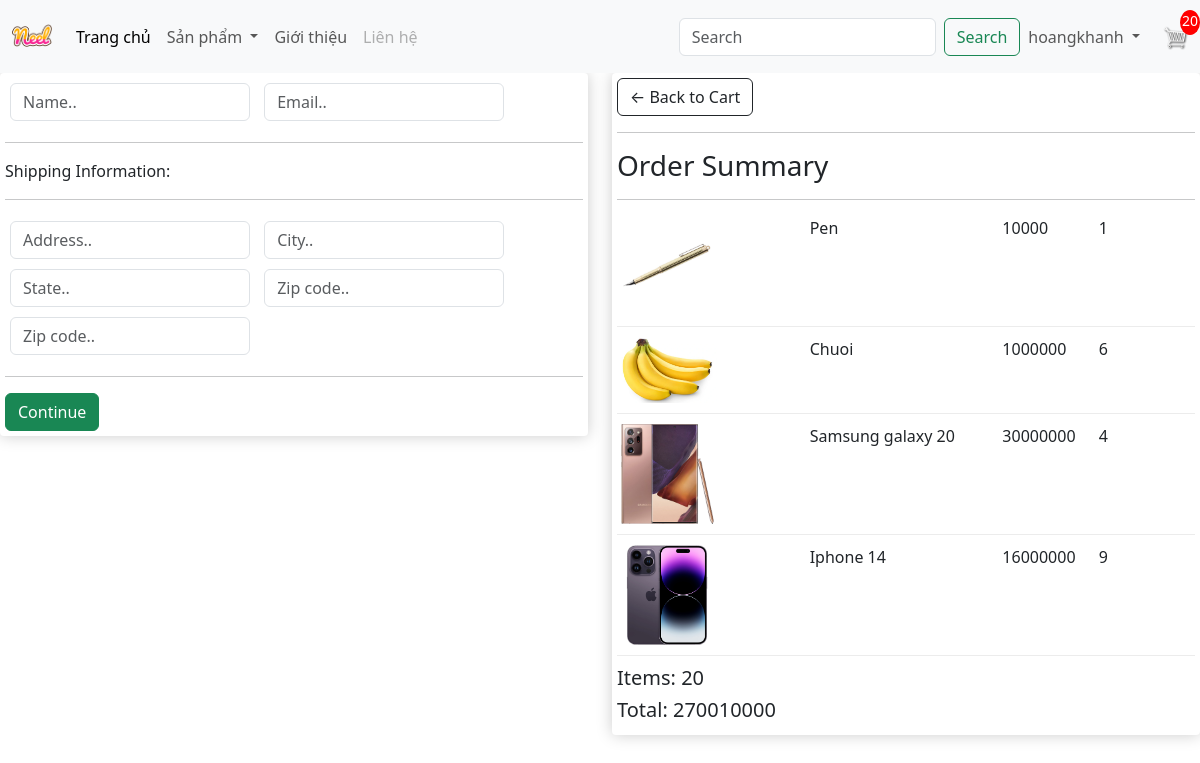
Page /checkout (signed in) on the committed database.
### app/models.py (models this page shows, shortened)
class Order(models.Model):
    customer = models.ForeignKey(User,on_delete=models.SET_NULL,blank=True,null=True)
    date_order=models.DateTimeField(auto_now_add=True)
    complate = models.BooleanField(default=False,null=True,blank=False)
    transaction_id = models.CharField(max_length=200,null=True)
    @property
    def get_cart_items(self):
        orderitems = self.orderitem_set.all()
        total =sum([item.quantity for item in orderitems])
        return total
    @property
    def get_cart_total(self):
        orderitems = self.orderitem_set.all()
        total =sum([item.get_total for item in orderitems])
        return total

class OrderItem(models.Model):
    product = models.ForeignKey(Product,on_delete=models.SET_NULL,blank=True,null=True)
    order = models.ForeignKey(Order,on_delete=models.SET_NULL,blank=True,null=True)
    quantity = models.IntegerField(default=0,null=True,blank=True)
    date_added = models.DateTimeField(auto_now_add=True)
    @property
    def get_total(self):
        total = self.product.price * self.quantity
        return total

class Product(models.Model):
    category = models.ForeignKey(Category, on_delete=models.SET_NULL,blank=True,null=True)
    name = models.CharField(max_length=200,null=True)
    price = models.IntegerField()
    digital = models.BooleanField(default=False,null=True,blank=False)
    image = models.ImageField(null=True,blank=True)
    def Images(self):
        try:
            url=self.image.url
        except:
            url=''
        return url

### app/views.py (the view)
# urls.py: path('checkout',views.checkout,name='checkout'),
def checkout(request):
    if request.user.is_authenticated:
        customer = request.user
        order,created = Order.objects.get_or_create(customer=customer,complate=False)
        items = order.orderitem_set.all()
    else:
        items=[]
        order={'get_cart_items':0,'get_cart_total':0}
    context ={'items': items,'order': order}
    return render(request,'app/checkout.html',context)

### app/template/app/checkout.html (shortened to what this page needs)
{% extends 'app/base.html' %}
{% load static %}
{% block content_checkout %}
     <div class="row">
		<div class="col-lg-6">
			<div class="box-element" id="form-wrapper">
				<form id="form">
					<div id="user-info">
						<div class="form-field">
							<input required class="form-control" type="text" name="name" placeholder="Name..">
						</div>
						<div class="form-field">
							<input required class="form-control" type="email" name="email" placeholder="Email..">
						</div>
					</div>
					<div id="shipping-info">
						<hr>
						<p>Shipping Information:</p>
						<hr>
						<div class="form-field">
							<input class="form-control" type="text" name="address" placeholder="Address..">
						</div>
						<div class="form-field">
							<input class="form-control" type="text" name="city" placeholder="City..">
						</div>
						<div class="form-field">
							<input class="form-control" type="text" name="state" placeholder="State..">
						</div>
						<div class="form-field">
							<input class="form-control" type="text" name="zipcode" placeholder="Zip code..">
						</div>
						<div class="form-field">
							<input class="form-control" type="text" name="country" placeholder="Zip code..">
						</div>
					</div>
					<hr>
					<input id="form-button" class="btn btn-success btn-block" type="submit" value="Continue">
				</form>
			</div>
			<br>
		</div>
		<div class="col-lg-6">
			<div class="box-element">
				<a  class="btn btn-outline-dark" href="{% url 'cart' %}">&#x2190; Back to Cart</a>
				<hr>
				<h3>Order Summary</h3>
				<hr>
				{% for items in items %}
				<div class="cart-row">
					<div style="flex:2"><img class="row-image" src="{{items.product.Images}}"></div>
					<div style="flex:2"><p>{{items.product.name}}</p></div>
					<div style="flex:1"><p>{{items.product.price}}</p></div>
					<div style="flex:1"><p>{{items.quantity}}</p></div>
				</div>
				{% endfor %}
				<h5>Items:   {{order.get_cart_items}}</h5>
				<h5>Total:   {{order.get_cart_total}}</h5>
			</div>
		</div>
	</div>
{% endblock content_checkout %}

### app/template/app/base.html (shortened to what this page needs)
{% load static %}
<!DOCTYPE html>
<html>
  <head>
    <link rel="stylesheet" href="{% static 'app/css/all.min.css' %}">
    <link rel="stylesheet" href="{% static 'app/css/view.css' %}">
    <link rel="stylesheet" href="{% static 'app/css/owl.carousel.min.css' %}">
    <link rel="stylesheet" href="{% static 'app/css/style.css' %}">
    <link rel="stylesheet" href="{% static 'app/css/main.css' %}">
    <link href="https://cdn.jsdelivr.net/npm/bootstrap@5.3.0-alpha3/dist/css/bootstrap.min.css" rel="stylesheet">
    <link rel="stylesheet" href="">
  </head>
  <body>
    <nav class="navbar navbar-expand-lg bg-body-tertiary">
      <div class="container-fluid">
        <a class="navbar-brand" href="{% url 'home' %}">
          <img src="{% static 'app/images/Neel.png' %}" width=40 hight=40>
        </a>
        <div class="collapse navbar-collapse" id="navbarSupportedContent">
          <ul class="navbar-nav me-auto mb-2 mb-lg-0">
            <li class="nav-item">
              <a class="nav-link active" aria-current="page" href="{% url 'home' %}">Trang chủ</a>
            </li>
            <li class="nav-item dropdown">
              <a class="nav-link dropdown-toggle" href="#" role="button" data-bs-toggle="dropdown" aria-expanded="false">
                Sản phẩm
              </a>
            </li>
            <li class="nav-item">
              <a class="nav-link" href="#">Giới thiệu</a>
            </li>
            <li class="nav-item">
              <a class="nav-link disabled">Liên hệ</a>
            </li>
          </ul>
          <form class="d-flex" role="search" method="post" action="{% url 'search' %}">
            <input class="form-control me-2" type="search" placeholder="Search" aria-label="Search" name="searched">
            <button class="btn btn-outline-success" type="submit">Search</button>
          </form>
        </div>
        <ul class="navbar-nav me-auto mb-2 mb-lg-0">
          <li class="nav-item dropdown">
            <a class="nav-link dropdown-toggle" href="#" role="button" data-bs-toggle="dropdown" aria-expanded="false">
              {{request.user}}
            </a>
          </li>
        </ul>
        <div class="form-inline my-2 my-lg-0">
          <a href="{% url 'cart' %}">
            <img id="cart-icon" style="position: relative;" src="{% static 'app/images/cart.png' %}" alt="">
            <p style="position: absolute;right: 0;top: 10px;" id="cart-total">{{order.get_cart_items}}</p>
          </a>
        </div>
      </div>
    </nav>
    {% block content_checkout %}{% endblock content_checkout %}
  </body>
</html>

### app/static/app/css/view.css (style rules this page uses)
body { font-family: 'open sans'; overflow-x: hidden; }

### app/static/app/css/main.css (style rules this page uses)
body { background-color: hsl(0, 0%, 98%); }
h1,h2,h3,h4,h5,h6 { color:hsl(0, 0%, 30%); }
.box-element { box-shadow:hsl(0, 0%, 80%) 0 0 16px; background-color: #fff; border-radius: 4px; padding: 5px; }
#cart-icon { width:25px; display: inline-block; margin-left: 15px; }
#cart-total { display: block; text-align: center; color:#fff; background-color: red; width: 20px; height: 25px; border-radius: 50%; font-size: 14px; }
.col-lg-3, .col-lg-4, .col-lg-6, .col-lg-8, .col-lg-12 { margin-top: 10px; }
.btn { border-radius: 0; }
.row-image { width: 100px; }
.form-field { width:250px; display: inline-block; padding: 5px; }
.cart-row { display: flex; align-items: flex-stretch; padding-bottom: 10px; margin-bottom: 10px; border-bottom: 1px solid #ececec; }

### rows in the picture
Order: get_cart_items "20", get_cart_total "270010000"
OrderItem: product.Images (picture), product.name "Pen", product.price "10000", quantity "1"
OrderItem: product.Images (picture), product.name "Chuoi", product.price "1000000", quantity "6"
OrderItem: product.Images (picture), product.name "Samsung galaxy 20", product.price "30000000", quantity "4"
OrderItem: product.Images (picture), product.name "Iphone 14", product.price "16000000", quantity "9"

### other values in the picture
{{ request.user }} "hoangkhanh"
